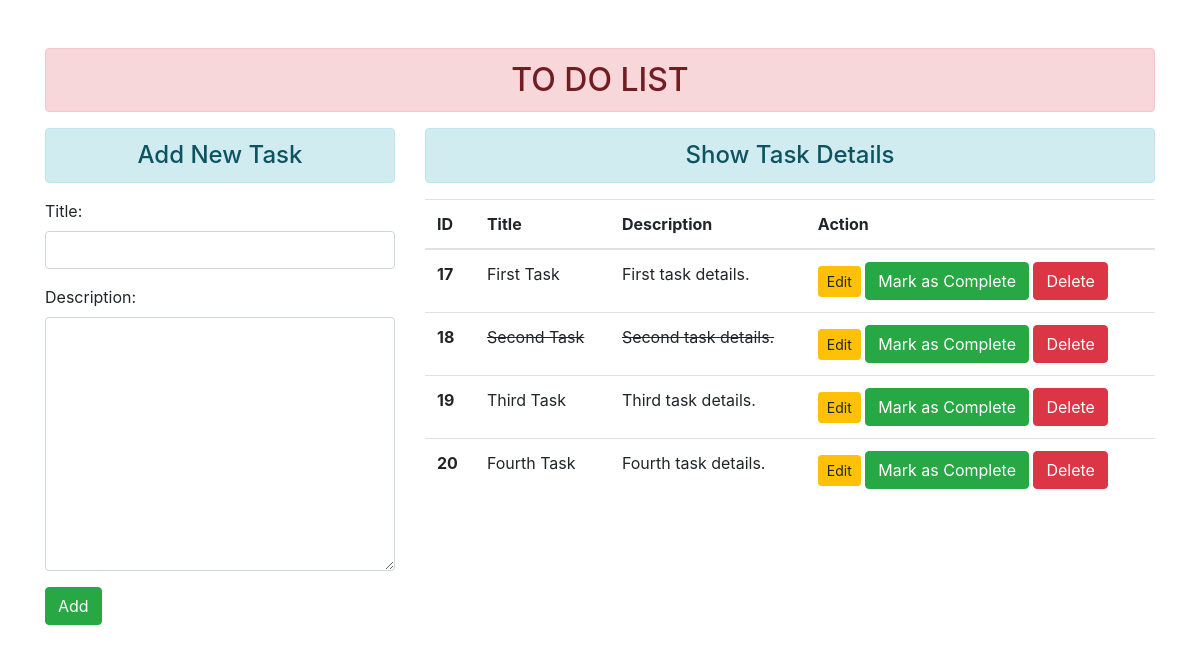
The page / on the database its author committed.
### tasks/models.py (models this page shows)
class Task(models.Model):
    title = models.CharField(max_length=70)
    description = models.CharField(max_length=200)
    complete = models.BooleanField(default=False)

### tasks/views.py (the view)
# urls.py: path('',views.add_show, name = "addandshow"),
def add_show(request):
    if request.method == 'POST':
        fm = Taskrecord(request.POST)
        if fm.is_valid():
            tl = fm.cleaned_data['title']
            ds = fm.cleaned_data['description']
            reg = Task(title=tl, description=ds)
            reg.save()
            fm = Taskrecord()
    else:
        fm = Taskrecord()
    tsk = Task.objects.all()
    return render(request,'tasks/addandshow.html',{'form':fm, 'taskd': tsk})

### tasks/forms.py
class Taskrecord(forms.ModelForm):
    class Meta:
        model = Task
        fields = ['title','description']
        widgets = {
            'title': forms.TextInput(attrs={'class':'form-control'}),
            'description': forms.Textarea(attrs={'class':'form-control'}),
                    }

### tasks/templates/tasks/addandshow.html (shortened to what this page needs)
{% extends 'tasks/base.html' %}
{% block content%}
<div class="row">
    <div class="col-sm-4">
        <h4 class="text-center alert alert-info ">Add New Task</h4>
<form action="" method="POST">
    {{form.as_p}}
    <input type="submit" class="btn btn-success" value="Add">
</form>
    </div>
    <div class="col-sm-8">
        <h4 class="text-center alert alert-info">Show Task Details</h4>
        {% if taskd %}
                    <table class="table table-hover">
                        <thead>
                            <tr>
                                <th scope="col">ID</th>
                                <th scope="col">Title</th>
                                <th scope="col">Description</th>
                                <th scope="col">Action</th>
                            </tr>
                        </thead>
                        <tbody>
                            {% for t in taskd %}
                                <tr>
                                   <th scope="row">{{t.id}}</th>
                                {% if t.complete == True %}
                                    <td><strike>{{t.title}}</strike></td>
                                    <td><strike>{{t.description}}</strike></td>
                                {% else %}
                                      <td>{{t.title}}</td>
                                      <td>{{t.description}}</td>
                                {% endif %}
                                    <td>
                                        <a href="{% url 'updatedata' t.id %}" class="btn btn-warning btn-sm">Edit</a>
                                        <form action="{% url 'completedata' t.id %}" method="post" class="d-inline">
                                            <input type="submit" class="btn btn-success" value="Mark as Complete">
                                        </form>
                                        <form action="{% url 'deletedata' t.id %}" method="post" class="d-inline">
                                            <input type="submit" class="btn btn-danger" value="Delete">
                                        </form>
                                    </td>
                                </tr>
                            {% endfor%}
                        </tbody>
                    </table>
        {% else %}
        <h4 class="text-center alert alert-info">No Records</h4>
        {% endif %}
    </div>
</div>
{% endblock content%}

### tasks/templates/tasks/base.html (shortened to what this page needs)
<!DOCTYPE html>
{% load  static %}
<html lang="en">
<head>
    <link rel="stylesheet" href="{% static 'tasks/css/bootstrap.css' %}">
</head>
<body>
    <div class="container mt-5">
        <h2 class="text-center alert alert-danger">TO DO LIST</h2>
        {%block content%} {% endblock content%}
    </div>
</body>
</html>

### rows shown on the page
Task: id "17", title "First Task", description "First task details."
Task: id "18", title "Second Task", description "Second task details."
Task: id "19", title "Third Task", description "Third task details."
Task: id "20", title "Fourth Task", description "Fourth task details."
